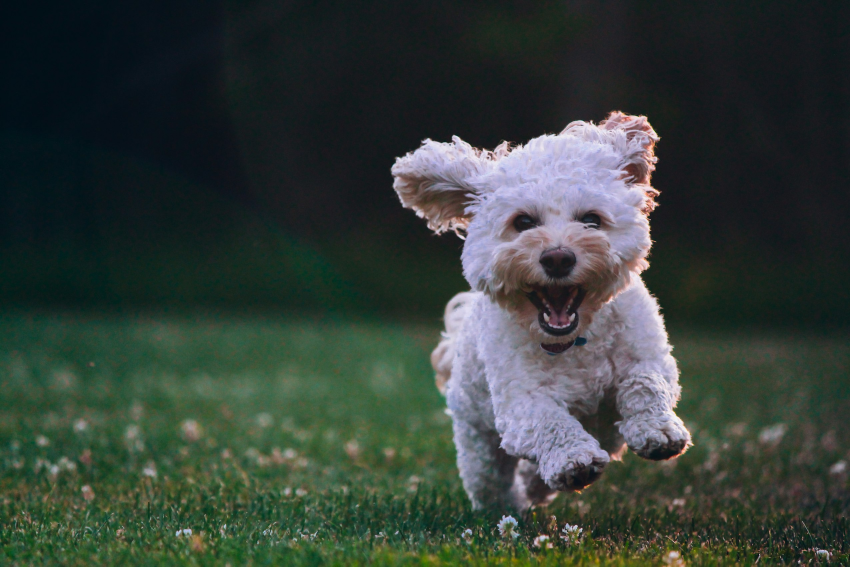
#> input picture @GETTING STARTED WITH OPENCV/Annotating_images_using_OpenCV/sample.jpg, 2550 x 1700 px (shown at 1/3 size)
$ python -i getContours.py   (imports and definitions only)
#> lines starting #> are read from the running program, lines starting #| are printed output that depends on the picture; after the words box and inside, x2 and y2 are one past the last pixel; in counts of white or black regions, pixels touching at a corner belong together
import cv2


def getContours(img, process=False, area_threshold=0, color=(255, 0, 0), thickness=6, fontScale=0.7, fontThickness=2, verbose=False):
    if process is True:
        imgGray = cv2.cvtColor(img, cv2.COLOR_BGR2GRAY)
        imgBlur = cv2.GaussianBlur(imgGray, (7, 7), 1)
        imgCanny = cv2.Canny(imgBlur, 50, 50)
        img = imgCanny

    imgContour = img.copy()

    contours, hierarchy = cv2.findContours(
        img,
        cv2.RETR_EXTERNAL,  # to get the outer contours
        cv2.CHAIN_APPROX_NONE,  # to get all the points of the contours (no approximation)
    )
    if verbose: print(f'Contours: {len(contours)}')

    for cnt in contours:
        area = cv2.contourArea(cnt)
        print(f"\n---------------\nArea: {area}")
        if area > area_threshold:  # to avoid noise (small areas)
            cv2.drawContours(
                image=imgContour,
                contours=cnt,
                contourIdx=-1,  # -1 to draw all the contours
                color=color,
                thickness=thickness
            )
            peri = cv2.arcLength(cnt, True)
            # print(peri)

            approx = cv2.approxPolyDP(
                cnt, 0.02 * peri, True
            )  # this method approximates a polygonal curve with the specified precision

            print(f"Number of corners: {len(approx)}")
            objCor = len(approx)

            x, y, w, h = cv2.boundingRect(
                approx
            )  # this function returns the x, y, width, and height of the bounding rectangle for the contour

            if objCor == 3:
                objectType = "Tri"
            elif objCor == 4:
                aspRatio = w / float(h)
                if aspRatio > 0.98 and aspRatio < 1.03:
                    objectType = "Square"
                else:
                    objectType = "Rectangle"
            elif objCor == 5:
                objectType = "Pentagon"
            elif objCor == 6:
                objectType = "Hexagon"
            elif objCor > 6:
                objectType = "Circle"
            else:
                objectType = "None"

            cv2.rectangle(imgContour, (x, y), (x + w, y + h), (0, 255, 0), 2)
            cv2.putText(
                imgContour,
                objectType,
                (x + 10, y + (h // 2) - 10),
                cv2.FONT_HERSHEY_COMPLEX,
                fontScale=fontScale,
                color=(0, 0, 0),
                thickness=fontThickness,
            )

    return [img, imgGray, imgBlur, imgCanny, imgContour]

>>> import cv2
>>> picture = cv2.imread('../Annotating_images_using_OpenCV/sample.jpg', cv2.IMREAD_GRAYSCALE)
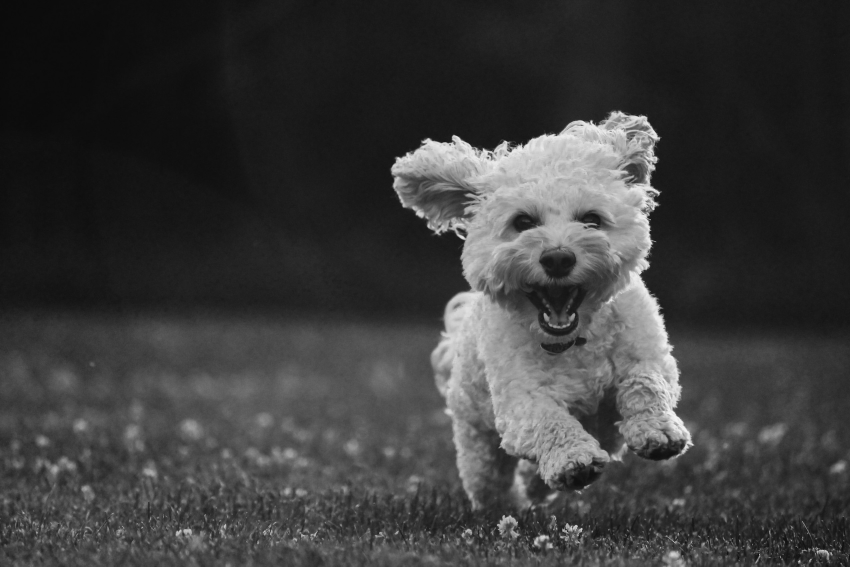
#> picture: shape (1700, 2550) (shown at 1/3 size); min 1, max 245, mean 60
>>> result = getContours(picture)
#> in getContours, `contours, hierarchy = cv2.findContours( img, cv2.RETR_EXTERNAL,`: contours = 1 contour; box (x1, y1, x2, y2) and area: (0, 0, 2550, 1700) 4330751
#> the loop in getContours, `for cnt in contours:` made 1 pass
#> area on pass 1: 4330751
#| ---------------
#| Area: 4330751.0
#> (the run stopped early here; a loop or call above may not have finished)
